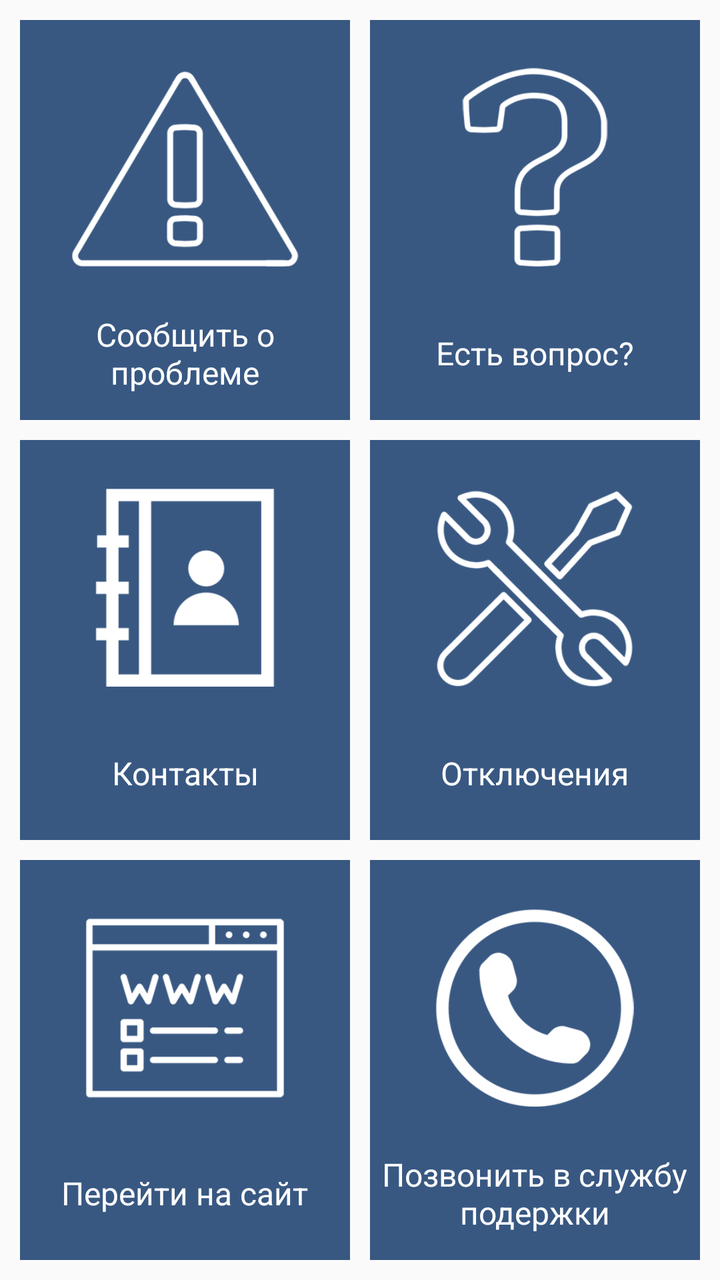
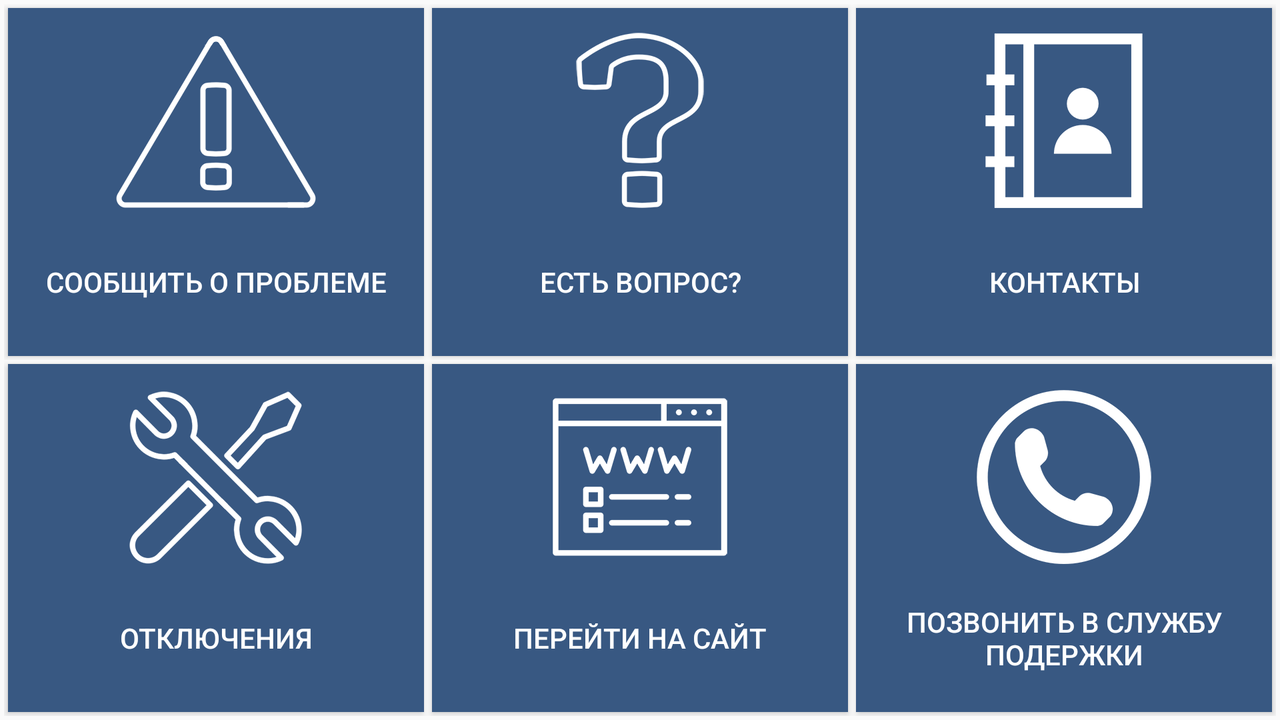

The same Android screen from two of the app's own layout files: first res/layout/ as a phone draws it, then the repository's variant for another configuration, drawn on a device whose configuration selects that folder. Both files follow.
<!-- AndroidManifest.xml: application theme AppTheme -->
<!-- res/layout/activity_home_content.xml -->
<?xml version="1.0" encoding="utf-8"?>
        <LinearLayout
            xmlns:android="http://schemas.android.com/apk/res/android"
            xmlns:app="http://schemas.android.com/apk/res-auto"
            xmlns:tools="http://schemas.android.com/tools"
            android:layout_width="match_parent"
            android:layout_height="match_parent"
            app:layout_behavior="@string/appbar_scrolling_view_behavior"
            tools:context="ru.uu.voda.HomeActivity"
            tools:showIn="@layout/activity_home"

            android:layout_alignParentLeft="true"
            android:layout_alignParentStart="true"
            android:layout_alignParentTop="true"
            android:orientation="vertical"
            android:layout_margin="5dp"
            >

            <LinearLayout style="@style/horizontallayout">

                <LinearLayout
                    android:id="@+id/button1"
                    style="@style/buttonlayout">
                    <ImageView
                        android:id="@+id/imageView1"
                        android:src="@drawable/problem"
                        style="@style/imageonbutton" />

                    <TextView
                        android:id="@+id/textView1"
                        style="@style/textonbutton"
                        android:text="@string/button1" />
                </LinearLayout>

                <LinearLayout
                    android:id="@+id/button2"
                    style="@style/buttonlayout">
                    <ImageView
                        android:id="@+id/imageView2"
                        android:src="@drawable/question"
                        style="@style/imageonbutton" />
                    <TextView
                        android:id="@+id/textView2"
                        android:text="@string/button2"
                        style="@style/textonbutton" />
                </LinearLayout>

            </LinearLayout>

            <LinearLayout style="@style/horizontallayout">

                <LinearLayout
                    android:id="@+id/button3"
                    style="@style/buttonlayout">
                    <ImageView
                        android:id="@+id/imageView3"
                        android:src="@drawable/contacts"
                        style="@style/imageonbutton" />
                    <TextView
                        android:id="@+id/textView3"
                        android:text="@string/button3"
                        style="@style/textonbutton" />
                </LinearLayout>

                <LinearLayout
                    android:id="@+id/button4"
                    style="@style/buttonlayout">
                    <ImageView
                        android:id="@+id/imageView4"
                        android:src="@drawable/tools"
                        style="@style/imageonbutton" />
                    <TextView
                        android:id="@+id/textView4"
                        android:text="@string/button4"
                        style="@style/textonbutton" />
                </LinearLayout>

            </LinearLayout>

            <LinearLayout style="@style/horizontallayout">

                <LinearLayout
                    android:id="@+id/button5"
                    style="@style/buttonlayout">
                    <ImageView
                        android:id="@+id/imageView5"
                        android:src="@drawable/site"
                        style="@style/imageonbutton" />
                    <TextView
                        android:id="@+id/textView5"
                        android:text="@string/button5"
                        style="@style/textonbutton" />
                </LinearLayout>

                <LinearLayout
                    android:id="@+id/button6"
                    style="@style/buttonlayout">
                    <ImageView
                        android:id="@+id/imageView6"
                        android:src="@drawable/phone"
                        style="@style/imageonbutton" />
                    <TextView
                        android:id="@+id/textView6"
                        android:text="@string/button6"
                        style="@style/textonbutton" />
                </LinearLayout>

            </LinearLayout>

        </LinearLayout>
<!-- res/layout/activity_home.xml (included above) -->
<?xml version="1.0" encoding="utf-8"?>
<android.support.design.widget.CoordinatorLayout xmlns:android="http://schemas.android.com/apk/res/android"
    xmlns:app="http://schemas.android.com/apk/res-auto"
    xmlns:tools="http://schemas.android.com/tools"
    android:id="@+id/activity_main"
    android:layout_width="match_parent"
    android:layout_height="match_parent"
    android:background="#ffffff"
    tools:context="ru.uu.voda.HomeActivity">

    <android.support.design.widget.AppBarLayout
        android:layout_width="match_parent"
        android:layout_height="wrap_content"
        android:theme="@style/AppTheme.AppBarOverlay">

        <android.support.v7.widget.Toolbar
            android:id="@+id/toolbar"
            android:layout_width="match_parent"
            android:layout_height="?attr/actionBarSize"
            android:background="?attr/colorPrimary"
            app:popupTheme="@style/AppTheme.PopupOverlay" />

    </android.support.design.widget.AppBarLayout>

    <include layout="@layout/activity_home_content" />

</android.support.design.widget.CoordinatorLayout>
<!-- resources referenced by this layout -->
<resources>
  <!-- drawable phone (drawable) -->
  <?xml version="1.0" encoding="utf-8"?>
  <vector xmlns:android="http://schemas.android.com/apk/res/android"
      android:viewportWidth="512"
      android:viewportHeight="512"
      android:width="512dp"
      android:height="512dp">
      <path
          android:pathData="M256 32C379.5 32 480 132.5 480 256 480 379.5 379.5 480 256 480 132.5 480 32 379.5 32 256 32 132.5 132.5 32 256 32M256 0C114.625 0 0 114.625 0 256 0 397.375 114.625 512 256 512 397.375 512 512 397.375 512 256 512 114.625 397.375 0 256 0l0 0zm142.719 341.594l-1.438 -4.375c-3.375 -10.062 -14.5 -20.562 -24.75 -23.375L334.688 303.5c-10.25 -2.781 -24.875 0.969 -32.405 8.5l-13.688 13.688c-49.75 -13.469 -88.781 -52.5 -102.219 -102.25l13.688 -13.688c7.5 -7.5 11.25 -22.125 8.469 -32.406L198.219 139.5c-2.781 -10.25 -13.344 -21.375 -23.406 -24.75l-4.313 -1.438c-10.094 -3.375 -24.5 0.031 -32 7.563l-20.5 20.5c-3.656 3.625 -6 14.031 -6 14.063 -0.688 65.063 24.813 127.719 70.813 173.75 45.875 45.875 108.313 71.345 173.156 70.781 0.344 0 11.063 -2.281 14.719 -5.938l20.5 -20.5c7.5 -7.469 10.874 -21.875 7.531 -31.937z"
          android:fillColor="#ffffff" />
  </vector>
  <string name="button1">Сообщить о проблеме</string>
  <string name="button2">Есть вопрос?</string>
  <string name="button3">Контакты</string>
  <string name="button4">Отключения</string>
  <string name="button5">Перейти на сайт</string>
  <string name="button6">Позвонить в службу подержки</string>
  <style name="AppTheme.AppBarOverlay" parent="ThemeOverlay.AppCompat.Dark.ActionBar" />
  <style name="AppTheme.PopupOverlay" parent="ThemeOverlay.AppCompat.Light" />
  <style name="buttonlayout">
          <item name="android:layout_width">match_parent</item>
          <item name="android:layout_height">match_parent</item>
          <item name="android:layout_margin">5dp</item>
          <item name="android:layout_weight">1</item>
          <item name="android:background">@color/colorPrimary</item>
          <item name="android:orientation">vertical</item>
      </style>
  <style name="horizontallayout">
          <item name="android:layout_width">match_parent</item>
          <item name="android:layout_height">match_parent</item>
          <item name="android:layout_weight">1</item>
          <item name="android:orientation">horizontal</item>
      </style>
  <style name="imageonbutton">
          <item name="android:layout_width">match_parent</item>
          <item name="android:layout_height">match_parent</item>
          <item name="android:layout_margin">10dp</item>
          <item name="android:layout_weight">1</item>
      </style>
  <style name="textonbutton">
          <item name="android:layout_width">match_parent</item>
          <item name="android:layout_height">match_parent</item>
          <item name="android:layout_weight">2</item>
          <item name="android:gravity">center</item>
          <item name="android:textColor">#ffffff</item>
          <item name="android:textSize">16sp</item>
      </style>
  <style name="AppTheme" parent="Theme.AppCompat.Light.NoActionBar">
          
          <item name="colorPrimary">@color/colorPrimary</item>
          <item name="colorPrimaryDark">@color/colorPrimaryDark</item>
          <item name="colorAccent">@color/colorAccent</item>
      </style>
  <color name="colorPrimary">#385882</color>
  <color name="colorPrimaryDark">#122F55</color>
  <color name="colorAccent">#C6794B</color>
</resources>
<!-- res/layout-land/activity_home_content.xml (the repository's variant of the layout above) -->
<!-- drawn on the phone turned sideways -->
<?xml version="1.0" encoding="utf-8"?>
<LinearLayout
    xmlns:android="http://schemas.android.com/apk/res/android"
    xmlns:app="http://schemas.android.com/apk/res-auto"
    xmlns:tools="http://schemas.android.com/tools"
    android:layout_width="match_parent"
    android:layout_height="match_parent"
    app:layout_behavior="@string/appbar_scrolling_view_behavior"
    tools:context="ru.uu.voda.voda.HomeActivity"
    tools:showIn="@layout/activity_home"

    android:layout_alignParentLeft="true"
    android:layout_alignParentStart="true"
    android:layout_alignParentTop="true"
    android:orientation="vertical"
    android:layout_margin="2dp"
    >

        <LinearLayout
            android:layout_width="match_parent"
            android:layout_height="match_parent"
            android:layout_weight="1"
            android:orientation="horizontal"
            >

            <Button
                android:id="@+id/button1"
                android:layout_width="match_parent"
                android:layout_height="match_parent"
                android:layout_gravity="center"
                android:layout_margin="2dp"
                android:layout_weight="1"
                android:background="@color/colorPrimary"
                android:drawableTop="@drawable/problem"
                android:text="@string/button1"
                android:textColor="#ffffff"
                />

            <Button
                android:id="@+id/button2"
                android:layout_width="match_parent"
                android:layout_height="match_parent"
                android:layout_gravity="center"
                android:layout_margin="2dp"
                android:layout_weight="1"
                android:background="@color/colorPrimary"
                android:drawableTop="@drawable/question"
                android:text="@string/button2"
                android:textColor="#ffffff"
                />

            <Button
                android:id="@+id/button3"
                android:layout_width="match_parent"
                android:layout_height="match_parent"
                android:layout_gravity="center"
                android:layout_margin="2dp"
                android:layout_weight="1"
                android:background="@color/colorPrimary"
                android:drawableTop="@drawable/contacts"
                android:text="@string/button3"
                android:textColor="#ffffff"
                />

        </LinearLayout>

        <LinearLayout
            android:layout_width="match_parent"
            android:layout_height="match_parent"
            android:layout_weight="1"
            android:orientation="horizontal"

            >

            <Button
                android:id="@+id/button4"
                android:layout_width="match_parent"
                android:layout_height="match_parent"
                android:layout_gravity="center"
                android:layout_margin="2dp"
                android:layout_weight="1"
                android:background="@color/colorPrimary"
                android:drawableTop="@drawable/tools"
                android:text="@string/button4"
                android:textColor="#ffffff"
                />


            <Button
                android:id="@+id/button5"
                android:layout_width="match_parent"
                android:layout_height="match_parent"
                android:layout_gravity="center"
                android:layout_margin="2dp"
                android:layout_weight="1"
                android:background="@color/colorPrimary"
                android:drawableTop="@drawable/site"
                android:text="@string/button5"
                android:textColor="#ffffff"
                />

            <Button
                android:id="@+id/button6"
                android:layout_width="match_parent"
                android:layout_height="match_parent"
                android:layout_gravity="center"
                android:layout_margin="2dp"
                android:layout_weight="1"
                android:background="@color/colorPrimary"
                android:drawableTop="@drawable/phone"
                android:text="@string/button6"
                android:textColor="#ffffff"
                />
        </LinearLayout>

    </LinearLayout>
<!-- res/layout/activity_home_content.xml (included above) -->
<?xml version="1.0" encoding="utf-8"?>
        <LinearLayout
            xmlns:android="http://schemas.android.com/apk/res/android"
            xmlns:app="http://schemas.android.com/apk/res-auto"
            xmlns:tools="http://schemas.android.com/tools"
            android:layout_width="match_parent"
            android:layout_height="match_parent"
            app:layout_behavior="@string/appbar_scrolling_view_behavior"
            tools:context="ru.uu.voda.HomeActivity"
            tools:showIn="@layout/activity_home"

            android:layout_alignParentLeft="true"
            android:layout_alignParentStart="true"
            android:layout_alignParentTop="true"
            android:orientation="vertical"
            android:layout_margin="5dp"
            >

            <LinearLayout style="@style/horizontallayout">

                <LinearLayout
                    android:id="@+id/button1"
                    style="@style/buttonlayout">
                    <ImageView
                        android:id="@+id/imageView1"
                        android:src="@drawable/problem"
                        style="@style/imageonbutton" />

                    <TextView
                        android:id="@+id/textView1"
                        style="@style/textonbutton"
                        android:text="@string/button1" />
                </LinearLayout>

                <LinearLayout
                    android:id="@+id/button2"
                    style="@style/buttonlayout">
                    <ImageView
                        android:id="@+id/imageView2"
                        android:src="@drawable/question"
                        style="@style/imageonbutton" />
                    <TextView
                        android:id="@+id/textView2"
                        android:text="@string/button2"
                        style="@style/textonbutton" />
                </LinearLayout>

            </LinearLayout>

            <LinearLayout style="@style/horizontallayout">

                <LinearLayout
                    android:id="@+id/button3"
                    style="@style/buttonlayout">
                    <ImageView
                        android:id="@+id/imageView3"
                        android:src="@drawable/contacts"
                        style="@style/imageonbutton" />
                    <TextView
                        android:id="@+id/textView3"
                        android:text="@string/button3"
                        style="@style/textonbutton" />
                </LinearLayout>

                <LinearLayout
                    android:id="@+id/button4"
                    style="@style/buttonlayout">
                    <ImageView
                        android:id="@+id/imageView4"
                        android:src="@drawable/tools"
                        style="@style/imageonbutton" />
                    <TextView
                        android:id="@+id/textView4"
                        android:text="@string/button4"
                        style="@style/textonbutton" />
                </LinearLayout>

            </LinearLayout>

            <LinearLayout style="@style/horizontallayout">

                <LinearLayout
                    android:id="@+id/button5"
                    style="@style/buttonlayout">
                    <ImageView
                        android:id="@+id/imageView5"
                        android:src="@drawable/site"
                        style="@style/imageonbutton" />
                    <TextView
                        android:id="@+id/textView5"
                        android:text="@string/button5"
                        style="@style/textonbutton" />
                </LinearLayout>

                <LinearLayout
                    android:id="@+id/button6"
                    style="@style/buttonlayout">
                    <ImageView
                        android:id="@+id/imageView6"
                        android:src="@drawable/phone"
                        style="@style/imageonbutton" />
                    <TextView
                        android:id="@+id/textView6"
                        android:text="@string/button6"
                        style="@style/textonbutton" />
                </LinearLayout>

            </LinearLayout>

        </LinearLayout>
<!-- resources referenced by the variant -->
<!-- as the phone turned sideways resolves them -->
<resources>
  <color name="colorPrimary">#385882</color>
  <!-- drawable phone (drawable) -->
  <?xml version="1.0" encoding="utf-8"?>
  <vector xmlns:android="http://schemas.android.com/apk/res/android"
      android:viewportWidth="512"
      android:viewportHeight="512"
      android:width="512dp"
      android:height="512dp">
      <path
          android:pathData="M256 32C379.5 32 480 132.5 480 256 480 379.5 379.5 480 256 480 132.5 480 32 379.5 32 256 32 132.5 132.5 32 256 32M256 0C114.625 0 0 114.625 0 256 0 397.375 114.625 512 256 512 397.375 512 512 397.375 512 256 512 114.625 397.375 0 256 0l0 0zm142.719 341.594l-1.438 -4.375c-3.375 -10.062 -14.5 -20.562 -24.75 -23.375L334.688 303.5c-10.25 -2.781 -24.875 0.969 -32.405 8.5l-13.688 13.688c-49.75 -13.469 -88.781 -52.5 -102.219 -102.25l13.688 -13.688c7.5 -7.5 11.25 -22.125 8.469 -32.406L198.219 139.5c-2.781 -10.25 -13.344 -21.375 -23.406 -24.75l-4.313 -1.438c-10.094 -3.375 -24.5 0.031 -32 7.563l-20.5 20.5c-3.656 3.625 -6 14.031 -6 14.063 -0.688 65.063 24.813 127.719 70.813 173.75 45.875 45.875 108.313 71.345 173.156 70.781 0.344 0 11.063 -2.281 14.719 -5.938l20.5 -20.5c7.5 -7.469 10.874 -21.875 7.531 -31.937z"
          android:fillColor="#ffffff" />
  </vector>
  <string name="button1">Сообщить о проблеме</string>
  <string name="button2">Есть вопрос?</string>
  <string name="button3">Контакты</string>
  <string name="button4">Отключения</string>
  <string name="button5">Перейти на сайт</string>
  <string name="button6">Позвонить в службу подержки</string>
  <style name="AppTheme.AppBarOverlay" parent="ThemeOverlay.AppCompat.Dark.ActionBar" />
  <style name="AppTheme.PopupOverlay" parent="ThemeOverlay.AppCompat.Light" />
  <style name="buttonlayout">
          <item name="android:layout_width">match_parent</item>
          <item name="android:layout_height">match_parent</item>
          <item name="android:layout_margin">5dp</item>
          <item name="android:layout_weight">1</item>
          <item name="android:background">@color/colorPrimary</item>
          <item name="android:orientation">vertical</item>
      </style>
  <style name="horizontallayout">
          <item name="android:layout_width">match_parent</item>
          <item name="android:layout_height">match_parent</item>
          <item name="android:layout_weight">1</item>
          <item name="android:orientation">horizontal</item>
      </style>
  <style name="imageonbutton">
          <item name="android:layout_width">match_parent</item>
          <item name="android:layout_height">match_parent</item>
          <item name="android:layout_margin">10dp</item>
          <item name="android:layout_weight">1</item>
      </style>
  <style name="textonbutton">
          <item name="android:layout_width">match_parent</item>
          <item name="android:layout_height">match_parent</item>
          <item name="android:layout_weight">2</item>
          <item name="android:gravity">center</item>
          <item name="android:textColor">#ffffff</item>
          <item name="android:textSize">16sp</item>
      </style>
  <style name="AppTheme" parent="Theme.AppCompat.Light.NoActionBar">
          
          <item name="colorPrimary">@color/colorPrimary</item>
          <item name="colorPrimaryDark">@color/colorPrimaryDark</item>
          <item name="colorAccent">@color/colorAccent</item>
      </style>
  <color name="colorPrimaryDark">#122F55</color>
  <color name="colorAccent">#C6794B</color>
</resources>
